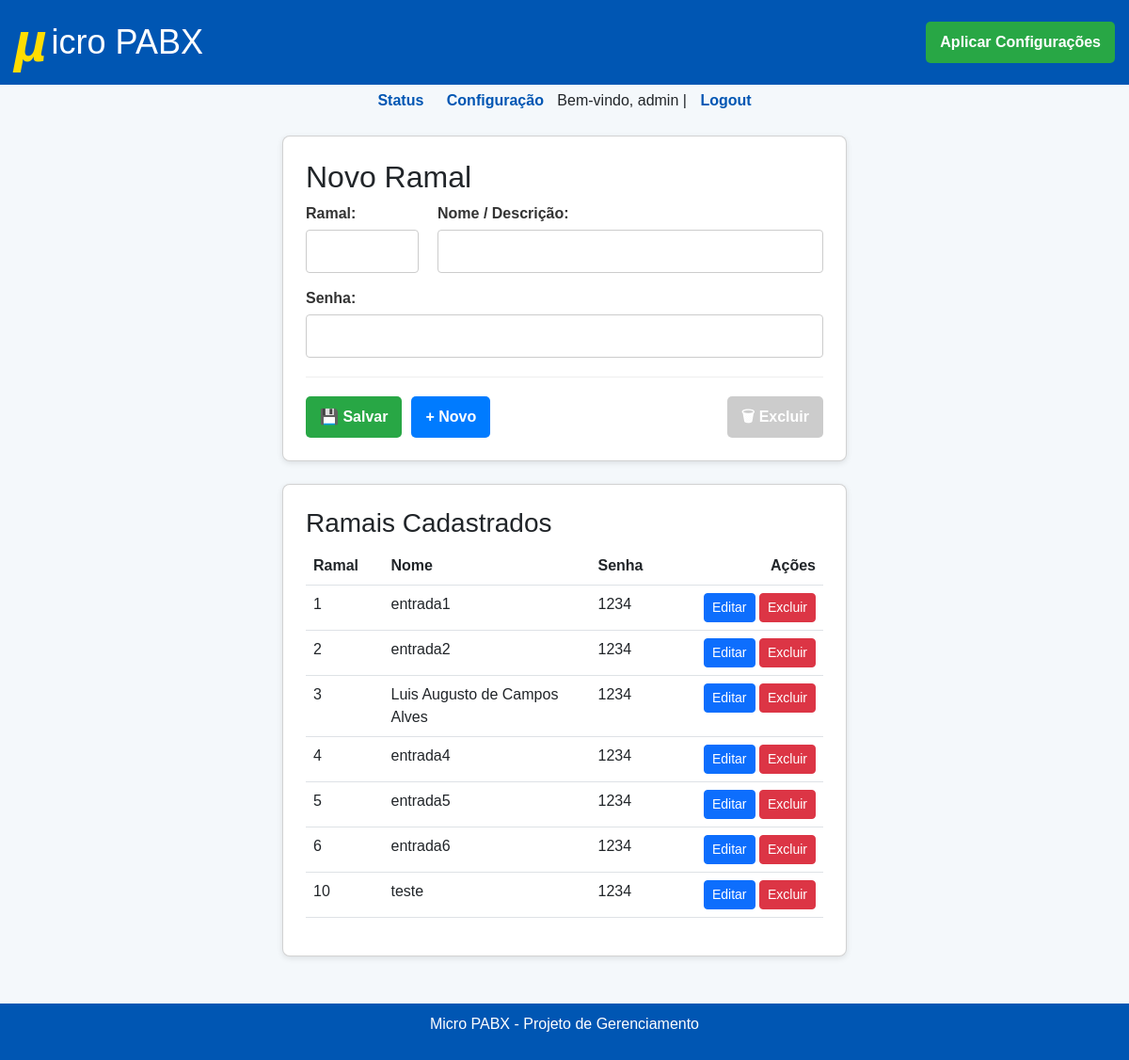
/config/ramal (signed in), run on an earlier commit of the app's database.
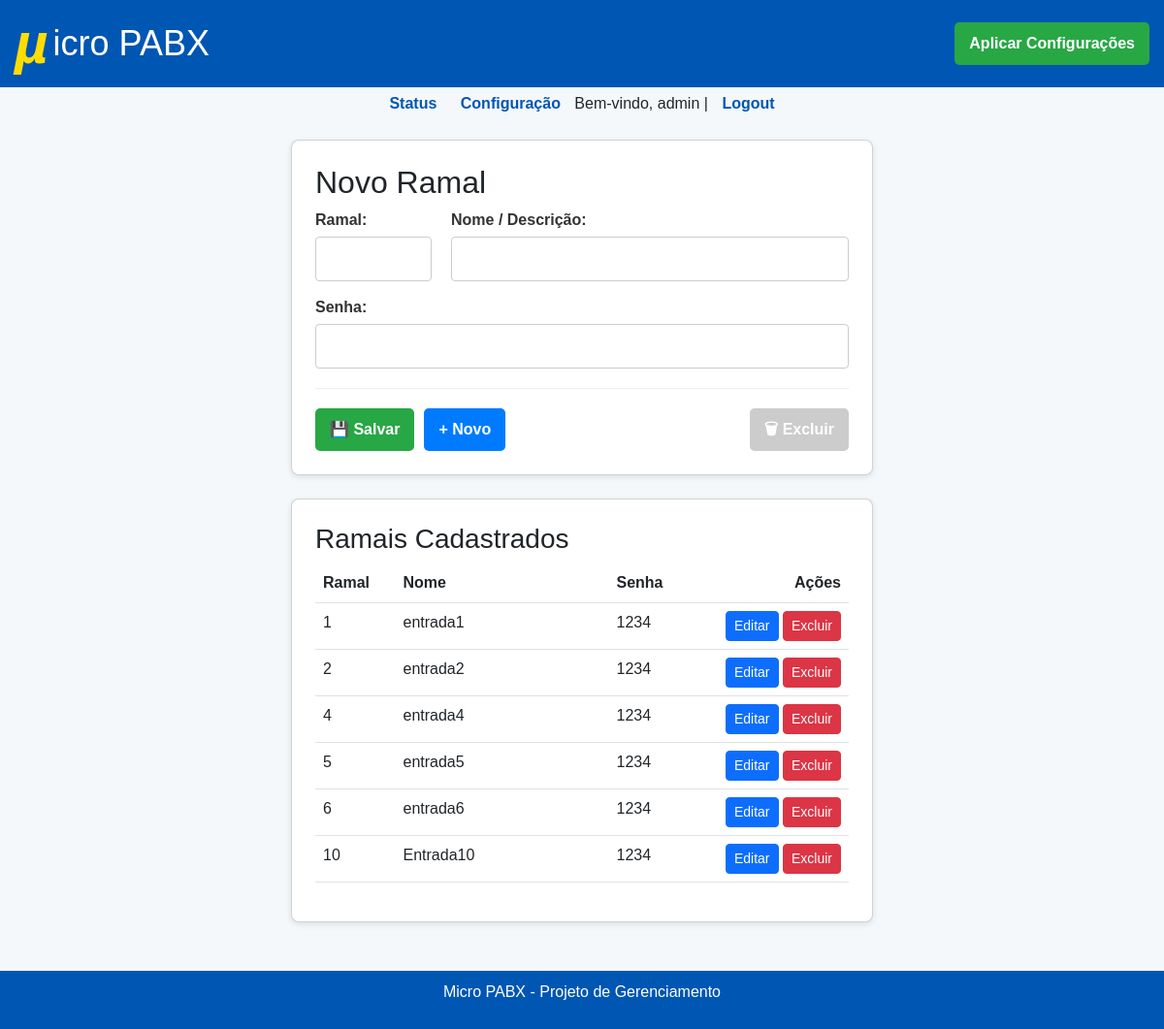
And on a later commit of the database.
### tables this page shows
CREATE TABLE ramais (
                    id INTEGER PRIMARY KEY AUTOINCREMENT,
                    ramal INTEGER UNIQUE NOT NULL,
                    nome TEXT NOT NULL,
                    senha TEXT NOT NULL,
                    contexto TEXT DEFAULT 'interno'
                );

### blueprints/pabx.py (the view, shortened to what this page needs)
@pabx_bp.route("/ramal", methods=["GET", "POST"])
@login_required
def cadastro_ramal():
    ramais = get_ramais()
    return render_template("config_ramais.html", ramais=ramais)

### auth.py (called while the page is built)
def login_required(f):
    @wraps(f)
    def decorated_function(*args, **kwargs):
        if not session.get("user"):
            flash("Você precisa estar logado para acessar esta página.", "warning")
            return redirect(url_for("auth.login")) # Rota de login agora está no blueprint 'auth'
        return f(*args, **kwargs)
    return decorated_function

### database.py (called while the page is built)
def get_db():
    conn = sqlite3.connect(DB_PATH)
    conn.row_factory = sqlite3.Row
    return conn

def get_ramais():
    conn = get_db()
    ramais_raw = conn.execute("SELECT id, ramal, nome, senha, contexto FROM ramais order by ramal").fetchall()
    ramais = []
    for r in ramais_raw:
        ramais.append({
            "id": r["id"],
            "ramal": r["ramal"],
            "nome": r["nome"],
            "senha": r["senha"],
            "contexto": r["contexto"]
        })
    conn.close()
    return ramais

### templates/config_ramais.html (shortened to what this page needs)
{% extends "base.html" %}
{% block content %}
<div class="card p-4">
    <h2 id="form-title">Novo Ramal</h2>
    <form method="POST" id="form-ramal" action="{{ url_for('pabx.cadastro_ramal') }}">
        <div class="form-row">
            <div class="form-group" style="flex-basis: 120px; flex-grow: 0;">
                <label for="ramal">Ramal:</label>
                <input type="number" name="ramal" id="ramal" required>
            </div>
            <div class="form-group">
                <label for="nome">Nome / Descrição:</label>
                <input type="text" name="nome" id="nome" required>
            </div>
        </div>
        <div class="form-row">
            <div class="form-group">
                <label for="senha">Senha:</label>
                <input type="text" name="senha" id="senha" required>
            </div>
        </div>
        <div class="form-actions">
            <button type="submit" class="btn-save">&#128190; Salvar</button>
            <button type="button" class="btn-new" onclick="resetForm()">&#43; Novo</button>
            <button type="button" class="btn-delete" id="btn-delete" onclick="excluirRamal()" disabled>&#128465; Excluir</button>
        </div>
    </form>
</div>
<div class="card p-4 mt-4">
    <h3>Ramais Cadastrados</h3>
    {% if ramais %}
        <table class="table">
            <thead>
                <tr>
                    <th style="width: 15%;">Ramal</th>
                    <th style="width: 40%;">Nome</th>
                    <th style="width: 20%;">Senha</th>
                    <th style="width: 25%;">Ações</th>
                </tr>
            </thead>
            <tbody>
                {% for r in ramais %}
                <tr>
                    <td>{{ r.ramal }}</td>
                    <td>{{ r.nome }}</td>
                    <td>{{ r.senha }}</td>
                    <td>
                        <button class="btn btn-sm btn-primary" onclick="selecionarRamalTabela('{{ r.id }}','{{ r.ramal }}','{{ r.nome }}','{{ r.senha }}')">Editar</button>
                        <button class="btn btn-sm btn-danger" onclick="excluirRamalDireto('{{ r.id }}','{{ r.ramal }}')">Excluir</button>
                    </td>
                </tr>
                {% endfor %}
            </tbody>
        </table>
    {% else %}
        <p>Nenhum ramal cadastrado.</p>
    {% endif %}
</div>
{% endblock %}

### templates/base.html (shortened to what this page needs)
<!DOCTYPE html>
<html lang="pt-BR">
<head>
    <link href="https://cdn.jsdelivr.net/npm/bootstrap@5.3.0/dist/css/bootstrap.min.css" rel="stylesheet">
    <link rel="stylesheet" href="https://cdnjs.cloudflare.com/ajax/libs/font-awesome/6.0.0-beta3/css/all.min.css">
</head>
<body>
    <header>
        <h1><span>&#181;</span>icro PABX</h1>
        <form action="{{ url_for('main.reload') }}" method="POST" style="display: inline;">
            <button type="submit">Aplicar Configurações</button>
        </form>
    </header>
    <nav>
        <a href="{{ url_for('main.index') }}">Status</a>
        <a href="{{ url_for('pabx.config_pabx') }}">Configuração</a>
        {% if session.get('user') %}
            <span>Bem-vindo, {{ session.get('user') }}</span>
        | <a href="{{ url_for('auth.logout') }}">Logout</a>
        {% endif %}
    </nav>
    <div class="container">
        {% block content %}{% endblock %}
    </div>
    <footer>
        <p>Micro PABX - Projeto de Gerenciamento</p>
    </footer>
</body>
</html>

### templates/base.html (style rules this page uses)
body { font-family: Arial, sans-serif; background-color: #f4f8fb; margin: 0; padding: 0; }
header { background-color: #0056b3; color: white; padding: 15px; display: flex; justify-content: space-between; align-items: center; }
header h1 { font-size: 36px; color: white; margin: 0; display: flex; align-items: center; }
header h1 span { font-weight: bold; color: #ffdd00; font-size: 60px; font-style: italic; line-height: 1; margin-right: 5px; align-items: center; }
header form { margin: 0; }
header button { background-color: #28a745; color: white; border: none; padding: 10px 15px; border-radius: 5px; font-weight: bold; cursor: pointer; }
nav { margin: 5px; text-align: center; }
nav a { margin: 0 10px; text-decoration: none; color: #0056b3; font-weight: bold; }
.container { padding: 5px; }
.card { background: white; border-radius: 8px; padding: 20px; margin: 15px auto; max-width: 600px; box-shadow: 0 2px 6px rgba(0,0,0,0.1); }
footer { background-color: #0056b3; color: white; text-align: center; padding: 10px; margin-top: 30px; }

### templates/config_ramais.html (style rules this page uses)
.form-row { display: flex; gap: 20px; margin-bottom: 15px; }
.form-group { flex: 1; display: flex; flex-direction: column; }
.form-group label { font-weight: bold; margin-bottom: 5px; color: #333; }
.form-group input { width: 100%; padding: 10px; border: 1px solid #ccc; border-radius: 4px; }
.form-actions { display: flex; gap: 10px; margin-top: 20px; padding-top: 20px; border-top: 1px solid #eee; }
.form-actions button { padding: 10px 15px; border: none; border-radius: 5px; font-weight: bold; cursor: pointer; display: inline-flex; align-items: center; gap: 5px; }
.btn-save { background-color: #28a745; color: white; }
.btn-new { background-color: #007bff; color: white; }
.btn-delete { background-color: #dc3545; color: white; margin-left: auto; }
.btn-delete:disabled { background-color: #ccc; cursor: not-allowed; }
.table th:last-child, .table td:last-child { text-align: right; }

What changed in the data, as far as the page shows it:
removed ramais: ramal "3", nome "Luis Augusto de Campos Alves", senha "1234"
changed ramais: nome "teste" → "Entrada10"
